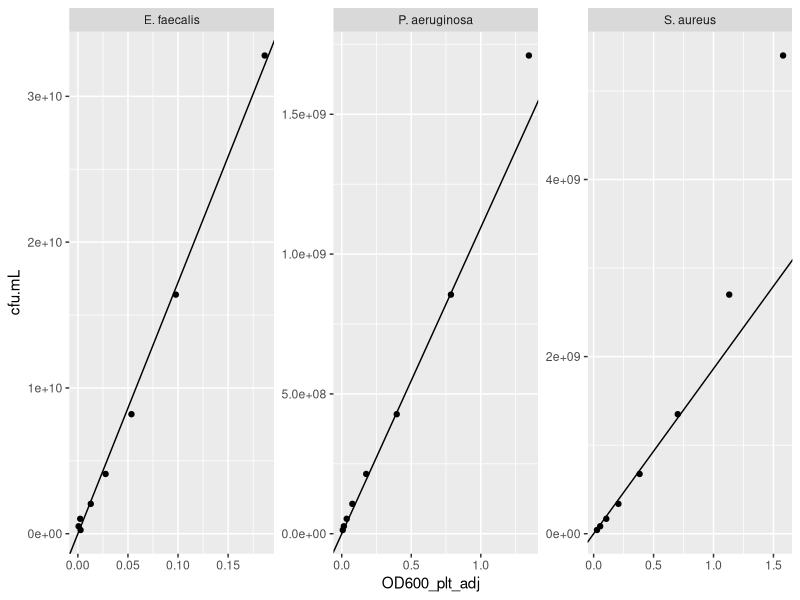
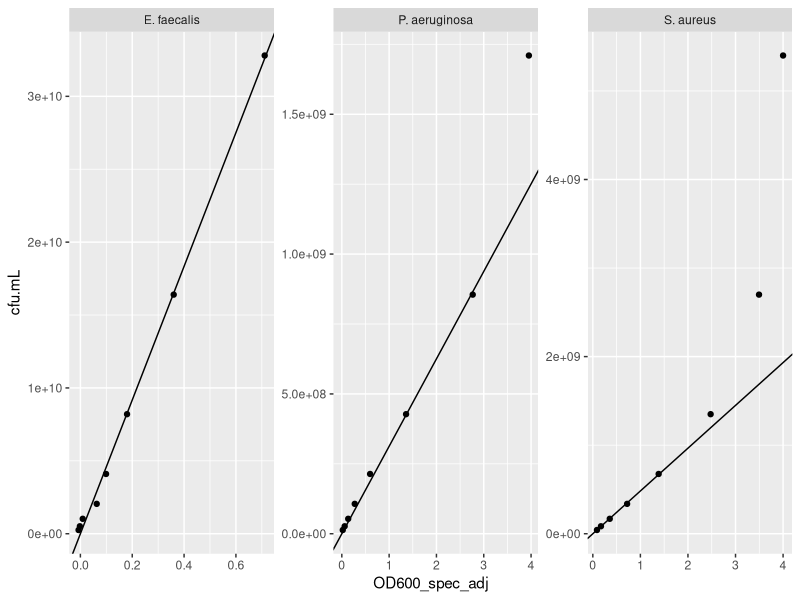
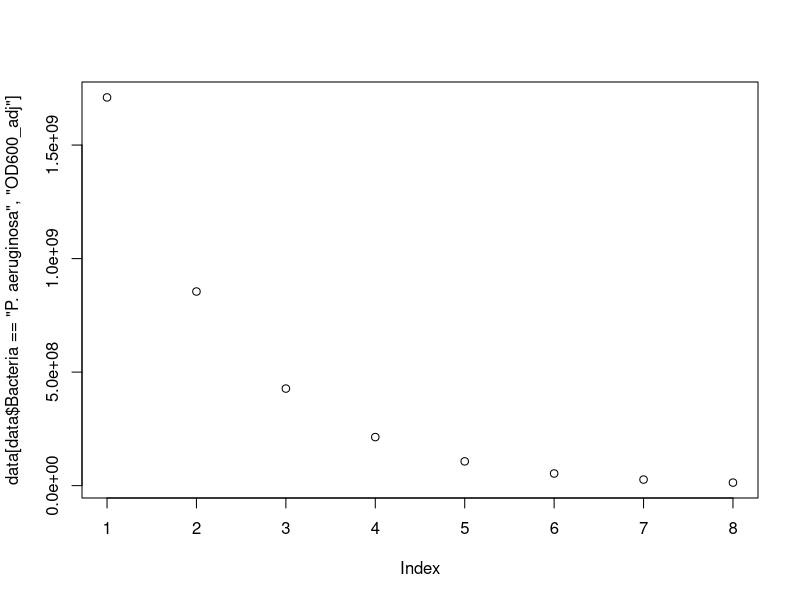

Write the R code that produced these figures, in order. (Note: this script raises an error after producing the figures.)
library(ggplot2)
library(tidyr)
library(dplyr)

setwd("C:/users/mikeb/Google Drive/Research Projects/11 P aeruginosa Community/")
data <- read.csv("2020-02-17 PA SA EF Std Curve Tidy.csv")

data$OD600_plt_adj <- data$OD600_plt-data$OD600_plt[data$Bacteria == "Blank"]
data$OD600_spec_adj <- data$OD600_spec-data$OD600_spec[data$Bacteria == "Blank"]

pa_std_curve_plt <- lm(cfu.mL ~ OD600_plt_adj + 0,
                   data[data$Bacteria == "P. aeruginosa" &
                          data$OD600_plt_adj < 1, ])
sa_std_curve_plt <- lm(cfu.mL ~ OD600_plt_adj + 0,
                   data[data$Bacteria == "S. aureus" &
                          data$OD600_plt_adj < 1, ])
ef_std_curve_plt <- lm(cfu.mL ~ OD600_plt_adj + 0,
                   data[data$Bacteria == "E. faecalis", ])

pa_std_curve_spec <- lm(cfu.mL ~ OD600_spec_adj + 0,
                       data[data$Bacteria == "P. aeruginosa" &
                              data$OD600_spec_adj < 3, ])
sa_std_curve_spec <- lm(cfu.mL ~ OD600_spec_adj + 0,
                       data[data$Bacteria == "S. aureus" &
                              data$OD600_spec_adj < 2, ])
ef_std_curve_spec <- lm(cfu.mL ~ OD600_spec_adj + 0,
                       data[data$Bacteria == "E. faecalis", ])

pa_std_curve_plt
sa_std_curve_plt
ef_std_curve_plt
pa_std_curve_spec
sa_std_curve_spec
ef_std_curve_spec

plot_lines <- data.frame(intercept = 0,
                         Bacteria = c("P. aeruginosa",
                                      "S. aureus",
                                      "E. faecalis"),
                         spec_slope = c(pa_std_curve_spec$coefficients,
                                        sa_std_curve_spec$coefficients,
                                        ef_std_curve_spec$coefficients),
                         plt_slope = c(pa_std_curve_plt$coefficients,
                                       sa_std_curve_plt$coefficients,
                                       ef_std_curve_plt$coefficients))

ggplot(data = data[data$Bacteria != "Blank", ], 
       aes(x = OD600_plt_adj, y = cfu.mL)) +
  geom_point() +
  geom_abline(data = plot_lines, aes(intercept = intercept, slope = plt_slope)) +
  facet_wrap(~Bacteria, scales = "free") +
  NULL

ggplot(data = data[data$Bacteria != "Blank", ], 
       aes(x = OD600_spec_adj, y = cfu.mL)) +
  geom_point() +
  geom_abline(data = plot_lines, aes(intercept = intercept, slope = spec_slope)) +
  facet_wrap(~Bacteria, scales = "free")

plot(data[data$Bacteria == "P. aeruginosa", "cfu.mL"],
     data[data$Bacteria == "P. aeruginosa", "OD600_adj"])

plot(data[data$Bacteria == "P. aeruginosa", "OD600_adj"],
     data[data$Bacteria == "P. aeruginosa", "cfu.mL"])
abline(pa_std_curve)


##2020-06 standard curve ----
od_2 <- read.csv("2020-06 PA SA EF Std Curve ODs.csv",
                 stringsAsFactors = FALSE)
cfu_2 <- read.csv("2020-06 PA SA EF Std Curve Counts.csv",
                  stringsAsFactors = FALSE)

#Reshape od
od_2 <- pivot_longer(od_2, cols = starts_with("X"),
                     names_to = "dilution", values_to = "OD600")
od_2$od_dilution <- sapply(od_2$dilution, function(x) {substr(x, 2, nchar(x))})

#run calculations
od_2$OD600_adj <- od_2$OD600 - od_2$Blank_avg
cfu_2$cfu_ml <- cfu_2$cfu/cfu_2$Dilution
cfu_2 <- group_by(cfu_2, Bacteria, Rep)
cfu_2_sum <- summarize(cfu_2,
                       cfu_ml_avg = mean(cfu_ml, na.rm = TRUE))

#Join cfu & od data
std_curve2 <- left_join(od_2, cfu_2_sum, by = c("Bacteria", "Rep"))
#Calculate cfu/ml in dilution series
std_curve2$cfu_ml_dil <- as.numeric(std_curve2$od_dilution)*std_curve2$cfu_ml_avg
#Drop unneeded cols
std_curve2 <- select(std_curve2, Machine, Bacteria, Rep, 
                     OD600_adj, cfu_ml_dil)
std_curve2 <- std_curve2[complete.cases(std_curve2), ]

ggplot(data = std_curve2, aes(x = cfu_ml_dil, y = OD600_adj)) +
  geom_point() +
  facet_grid(Machine ~ Bacteria, scales = "free")
